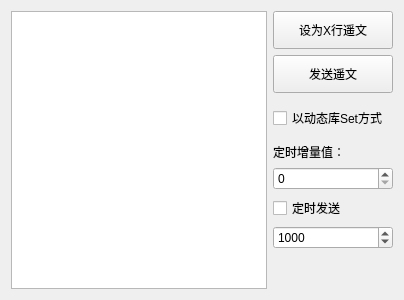
       <widget class="QWidget" name="tab_9">
        <attribute name="title">
         <string>  遥文 发送 - </string>
        </attribute>
        <layout class="QHBoxLayout" name="horizontalLayout_6">
         <item>
          <widget class="QTableWidget" name="sendYwTb"/>
         </item>
         <item>
          <layout class="QVBoxLayout" name="verticalLayout_7">
           <item>
            <widget class="QPushButton" name="sendYwInsertBn">
             <property name="minimumSize">
              <size>
               <width>0</width>
               <height>38</height>
              </size>
             </property>
             <property name="text">
              <string>设为X行遥文</string>
             </property>
            </widget>
           </item>
           <item>
            <widget class="QPushButton" name="sendYwBn">
             <property name="minimumSize">
              <size>
               <width>120</width>
               <height>38</height>
              </size>
             </property>
             <property name="text">
              <string>发送遥文</string>
             </property>
            </widget>
           </item>
           <item>
            <widget class="QCheckBox" name="setYwCb">
             <property name="minimumSize">
              <size>
               <width>0</width>
               <height>38</height>
              </size>
             </property>
             <property name="text">
              <string>以动态库Set方式</string>
             </property>
            </widget>
           </item>
           <item>
            <widget class="QLabel" name="label_7">
             <property name="text">
              <string>定时增量值：</string>
             </property>
            </widget>
           </item>
           <item>
            <widget class="QSpinBox" name="timerYwChangEd">
             <property name="minimum">
              <number>0</number>
             </property>
             <property name="maximum">
              <number>999999</number>
             </property>
             <property name="singleStep">
              <number>1</number>
             </property>
             <property name="value">
              <number>0</number>
             </property>
            </widget>
           </item>
           <item>
            <widget class="QCheckBox" name="timerYwCb">
             <property name="text">
              <string>定时发送</string>
             </property>
            </widget>
           </item>
           <item>
            <widget class="QSpinBox" name="timerYwEd">
             <property name="minimum">
              <number>10</number>
             </property>
             <property name="maximum">
              <number>999999</number>
             </property>
             <property name="singleStep">
              <number>10</number>
             </property>
             <property name="value">
              <number>1000</number>
             </property>
            </widget>
           </item>
           <item>
            <spacer name="verticalSpacer_6">
             <property name="orientation">
              <enum>Qt::Vertical</enum>
             </property>
             <property name="sizeHint" stdset="0">
              <size>
               <width>20</width>
               <height>40</height>
              </size>
             </property>
            </spacer>
           </item>
          </layout>
         </item>
        </layout>
       </widget>
